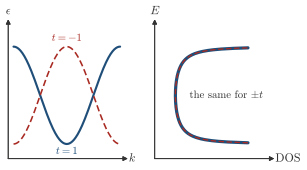

Here is the Python script that generated this plot:
"""Session 10, quiz of Section 10.7, the chains with t=+1 and t=-1 have different bands and the same density of states."""
import os, sys
sys.path.insert(0, os.path.join(os.path.dirname(os.path.abspath(__file__)), ".."))
import numpy as np
import matplotlib.pyplot as plt
import style

k = np.linspace(-np.pi, np.pi, 4001)
fig, axs = plt.subplots(1, 2, figsize=(9.0 * style.CM, 4.6 * style.CM), gridspec_kw=dict(wspace=0.25))
for a in axs:
    style.arrows(a)
a, b = axs
for t, c in ((1, style.ACCENT), (-1, style.BROKEN)):
    a.plot(k, -2 * t * np.cos(k), color=c, lw=1.6 if t > 0 else 1.2, ls='-' if t > 0 else (0, (4, 2)))
a.set_ylim(-2.6, 2.9)
style.arrows(a, xlabel=r'$k$', ylabel=r'$\epsilon$')
style.label(a, 0, -2.3, r'$t=1$', color=style.ACCENT, fontsize=8)
style.label(a, 0, 2.35, r'$t=-1$', color=style.BROKEN, fontsize=8)
E = np.linspace(-1.95, 1.95, 400)
dos = 1 / (np.pi * np.sqrt(4 - E ** 2))
h, ed = np.histogram(-2 * np.cos(np.linspace(-np.pi, np.pi, 2000001)), bins=40, range=(-1.9, 1.9), density=True)
mid = 0.5 * (ed[1:] + ed[:-1])
exact = 1 / (np.pi * np.sqrt(4 - mid ** 2))
print('histogram against closed form, largest relative deviation:', np.abs(h * (1 - 0.0) / 1 * 0 + h / h.sum() / (exact / exact.sum()) - 1).max())
b.plot(dos, E, color=style.ACCENT, lw=2.4)
b.plot(dos, E, color=style.BROKEN, lw=1.0, ls=(0, (4, 2)))
b.set_ylim(-2.6, 2.9); b.set_xlim(0, 0.9)
style.arrows(b, xlabel='DOS', ylabel=r'$E$')
style.label(b, 0.55, 0, r'the same for $\pm t$', color=style.INK, fontsize=8)
style.save(fig, __file__)
